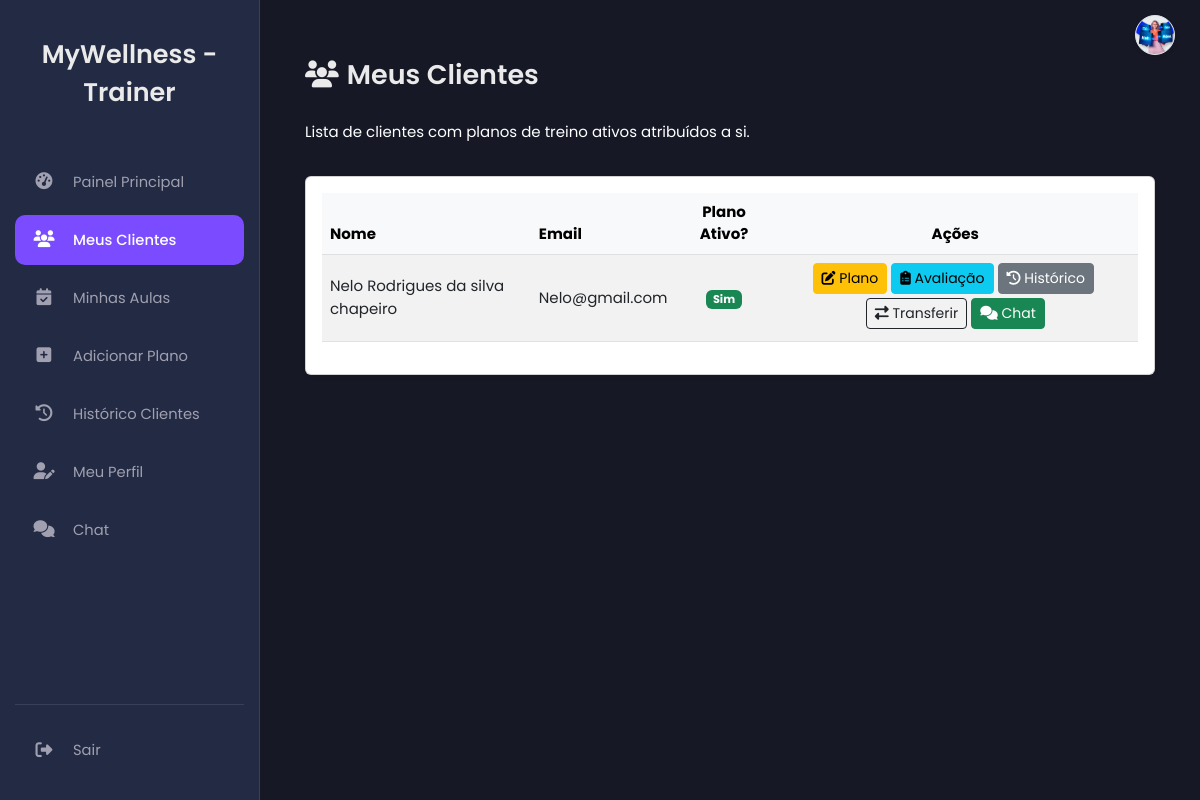
Page /my_clients.php (signed in) on the earlier database version.
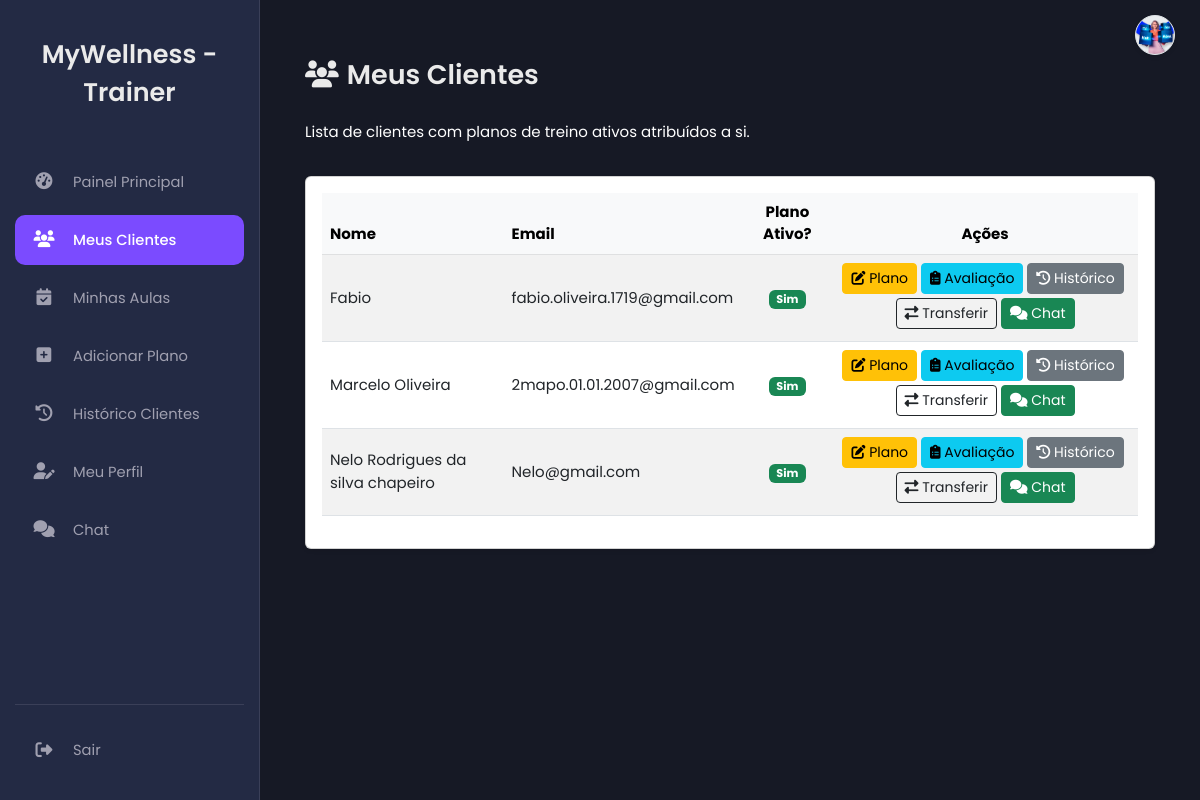
Same page on the later database version.
### tables this page shows
CREATE TABLE `workout_plans` (
  `id` int(11) NOT NULL,
  `client_id` int(11) NOT NULL,
  `trainer_id` int(11) NOT NULL,
  `plan_details` text NOT NULL,
  `created_at` timestamp NOT NULL DEFAULT current_timestamp(),
  `is_active` tinyint(1) DEFAULT 0
);

CREATE TABLE `users` (
  `id` int(11) NOT NULL,
  `name` varchar(100) NOT NULL,
  `email` varchar(100) NOT NULL,
  `gender` varchar(10) DEFAULT NULL,
  `numero_telemovel` varchar(25) DEFAULT NULL COMMENT 'Número de telemóvel do utilizador',
  `password` varchar(255) NOT NULL,
  `role` enum('client','trainer','nutritionist','admin','receptionist') DEFAULT NULL,
  `token` varchar(255) DEFAULT NULL,
  `reset_token` varchar(255) DEFAULT NULL,
  `reset_token_expires_at` datetime DEFAULT NULL,
  `first_login` tinyint(1) NOT NULL DEFAULT 1,
  `created_at` timestamp NOT NULL DEFAULT current_timestamp(),
  `profile_picture` varchar(255) DEFAULT NULL
);

### my_clients.php (the view, shortened to what the changed rows need)
<?php
$trainer_id = $_SESSION['user_id'];
$clients = [];
$error_message = '';
include 'db.php';
include 'header.php';
try {
    $sql = "SELECT
                c.id as client_id,          -- ID da tabela clients
                u.id as client_user_id,     -- ID da tabela users (para chat)
                u.name as client_name,
                u.email as client_email,
                wp.id as active_workout_plan_id -- Seleciona o ID do plano ATIVO diretamente
            FROM clients c
            JOIN users u ON c.user_id = u.id -- JOIN normal para dados do user
            JOIN workout_plans wp ON c.id = wp.client_id -- JOIN para planos
            WHERE wp.trainer_id = :trainer_id -- Filtra pelos planos criados por este trainer
              AND wp.is_active = 1 -- Filtra APENAS planos ATIVOS
            ORDER BY u.name ASC";
    $stmt = $pdo->prepare($sql);
    $stmt->bindParam(':trainer_id', $trainer_id, PDO::PARAM_INT);
    $stmt->execute();
    $clients = $stmt->fetchAll(PDO::FETCH_ASSOC);
} catch (PDOException $e) {
    $error_message = "Erro ao buscar clientes: " . $e->getMessage();
    error_log("PDOException in my_clients.php: " . $e->getMessage());
}
?>
<main class="main-content">
    <div class="container mt-4">
        <div class="row mb-3">
            <div class="col">
                <h2 class="h4"><i class="fas fa-users me-2"></i>Meus Clientes</h2>
            </div>
        </div>
        <div class="card shadow-sm">
            <div class="card-body">
                <?php if (empty($clients) && !$error_message): ?>
                    <div class="alert alert-info text-center">
                        <i class="fas fa-info-circle me-2"></i>Você não tem clientes com planos de treino ativos.
                    </div>
                <?php elseif (!empty($clients)): ?>
                    <div class="table-responsive">
                        <table class="table table-hover table-striped align-middle">
                            <thead class="table-light">
                                <tr>
                                    <th scope="col">Nome</th>
                                    <th scope="col">Email</th>
                                    <th scope="col" class="text-center">Plano Ativo?</th>
                                    <th scope="col" class="text-center">Ações</th>
                                </tr>
                            </thead>
                            <tbody>
                                <?php foreach ($clients as $client): ?>
                                    <tr>
                                        <td><?= htmlspecialchars($client['client_name']) ?></td>
                                        <td><?= htmlspecialchars($client['client_email']) ?></td>
                                        <td class="text-center">
                                            <span class="badge bg-success">Sim</span>
                                        </td>
                                        <td class="text-center">
                                            <?php
                                            if ($client['active_workout_plan_id']) {
                                                echo "<a href='edit_workout_plan.php?client_id=" . $client['client_id'] . "&workout_plan_id=" . $client['active_workout_plan_id'] . "' class='btn btn-warning btn-sm me-1 mb-1' title='Editar Plano Ativo'><i class='fas fa-edit'></i> <span class='d-none d-md-inline'>Plano</span></a>";
                                            } else {
                                                echo "<a href='add_workout_plan.php?client_id=" . $client['client_id'] . "' class='btn btn-primary btn-sm me-1 mb-1' title='Criar Novo Plano'><i class='fas fa-plus'></i> <span class='d-none d-md-inline'>Plano</span></a>";
                                            }
                                            echo "<a href='edit_client_assessment.php?client_id=" . $client['client_id'] . "' class='btn btn-info btn-sm me-1 mb-1' title='Registar Avaliação Física'><i class='fas fa-clipboard-list'></i> <span class='d-none d-md-inline'>Avaliação</span></a>";
                                            echo "<a href='assessment_history.php?client_id=" . $client['client_id'] . "' class='btn btn-secondary btn-sm me-1 mb-1' title='Ver Histórico de Avaliações'><i class='fas fa-history'></i> <span class='d-none d-md-inline'>Histórico</span></a>";
                                            echo "<button type='button' class='btn btn-outline-dark btn-sm me-1 mb-1' data-bs-toggle='modal' data-bs-target='#transferClientModal' data-client-id='" . $client['client_id'] . "' data-client-name='" . htmlspecialchars($client['client_name']) . "' title='Transferir Cliente'><i class='fas fa-exchange-alt'></i> <span class='d-none d-md-inline'>Transferir</span></button>";
                                            if (isset($client['client_user_id'])) {
                                                echo "<a href='chat.php?user_id=" . $client['client_user_id'] . "' class='btn btn-success btn-sm mb-1' title='Conversar com Cliente'><i class='fas fa-comments'></i> <span class='d-none d-md-inline'>Chat</span></a>";
                                            }
                                            ?>
                                        </td>
                                    </tr>
                                <?php endforeach; ?>
                            </tbody>
                        </table>
                    </div>
                <?php endif; ?>
            </div>
        </div>
    </div>
</main>
<?php
include 'footer.php';
?>

Differences in the rows shown:
added workout_plans: users.name "Fabio", users.email "fabio.oliveira.1719@gmail.com"
added workout_plans: users.name "Marcelo Oliveira", users.email "2mapo.01.01.2007@gmail.com"
